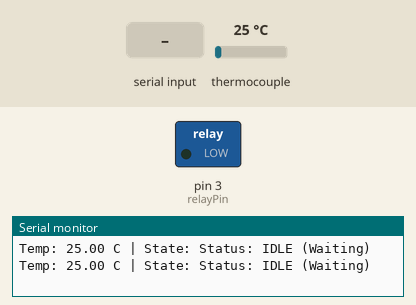
Simulated run of this sketch. Board: Arduino Uno, built with avr-gcc and run on an emulated ATmega328P. Parts: switched loads named in the sketch (green lamp = pin HIGH), the last lines printed to the serial monitor. Inputs (shaded band) come from the test bench; at power-on: thermocouple 25 °C.

Above: at 1.7 s.
1.8 s: "S" received over Serial
At 3.7 s:
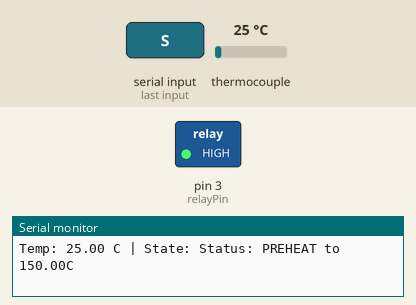
4.0 s: thermocouple set to 146 °C
5.5 s: thermocouple set to 153 °C
7.0 s: thermocouple set to 176 °C
8.7 s: thermocouple set to 185 °C
At 10.0 s:
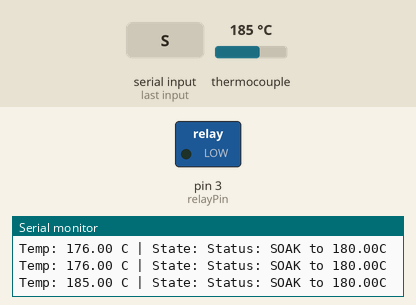
11.0 s: thermocouple set to 6 °C
At 12.8 s:
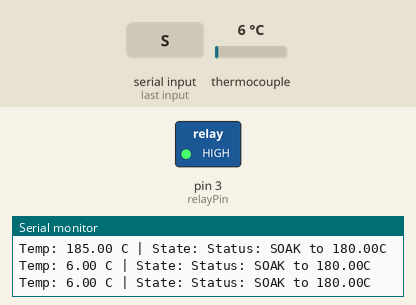
Timing chart, 0 to 14.0 s (numbered marks = the images above; inputs shaded):
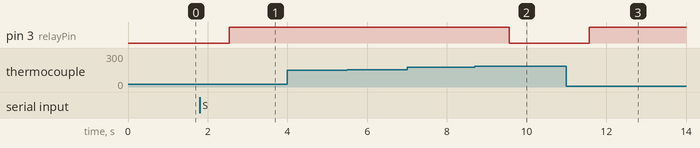

Measured:
- the behaviour switches between 179 and 180 °C on thermocouple (found by bisection; images 1 and 2)
- after the input at 1.8 s, pin 3 (relayPin): LOW → HIGH after 0.74 s
- after the input at 8.7 s, pin 3 (relayPin): HIGH → LOW after 0.87 s
- after the input at 11.0 s, pin 3 (relayPin): LOW → HIGH after 0.57 s

The sketch:

ReflowCode.ino
```cpp
#include "max6675.h"

// --- Pin Definitions ---
int thermoDO = 12;
int thermoCS = 10;
int thermoCLK = 13;
int relayPin = 3;

MAX6675 thermocouple(thermoCLK, thermoCS, thermoDO);

// --- Reflow Profile Parameters (Celsius) ---
const float PREHEAT_TARGET = 150.0;
const float SOAK_TARGET    = 180.0;
const float REFLOW_PEAK    = 245.0;
const float COOL_DOWN_TEMP = 50.0;

const unsigned long SOAK_DURATION   = 90000;  // 90 seconds
const unsigned long REFLOW_DURATION = 45000;  // 45 seconds

// --- State Machine ---
enum State { IDLE, PREHEAT, SOAK, REFLOW, COOLING };
State currentState = IDLE;
unsigned long stateStartTime = 0;

void setup() {
  Serial.begin(9600);
  pinMode(relayPin, OUTPUT);
  digitalWrite(relayPin, LOW);
  delay(500);
  Serial.println("System Ready. Type 'S' in Serial Monitor to Start.");
}

void loop() {
  // Read Temperature in Celsius (Standard for Reflow)
  float currentC = thermocouple.readCelsius();

  // Basic Error Check
  if (isnan(currentC)) {
    digitalWrite(relayPin, LOW);
    currentState = IDLE;
    Serial.println("ERROR: Check Thermocouple!");
    delay(2000);
    return;
  }

  // Handle Serial Input to Start
  if (Serial.available() > 0) {
    char incoming = Serial.read();
    if (incoming == 'S' || incoming == 's') {
      if (currentState == IDLE) {
        currentState = PREHEAT;
        stateStartTime = millis();
        Serial.println("--- STARTING REFLOW ---");
      }
    }
  }

  updateStateMachine(currentC);
  controlHeater(currentC);

  // Status Output
  printStatus(currentC);

  delay(1000);
}

void updateStateMachine(float currentTemp) {
  unsigned long elapsed = millis() - stateStartTime;

  switch (currentState) {
    case PREHEAT:
      if (currentTemp >= PREHEAT_TARGET) {
        currentState = SOAK;
        stateStartTime = millis();
        Serial.println("Entering SOAK phase...");
      }
      break;

    case SOAK:
      if (elapsed >= SOAK_DURATION) {
        currentState = REFLOW;
        stateStartTime = millis();
        Serial.println("Entering REFLOW (Peak) phase...");
      }
      break;

    case REFLOW:
      // Transition to cooling if time is up OR we hit peak safety
      if (elapsed >= REFLOW_DURATION || currentTemp >= REFLOW_PEAK) {
        currentState = COOLING;
        Serial.println("Entering COOLING phase...");
      }
      break;

    case COOLING:
      if (currentTemp <= COOL_DOWN_TEMP) {
        currentState = IDLE;
        Serial.println("--- REFLOW COMPLETE ---");
      }
      break;

    case IDLE:
      // Stay here until 'S' is pressed
      break;
  }
}

void controlHeater(float currentTemp) {
  // Safety: Heater always OFF in IDLE or COOLING
  if (currentState == IDLE || currentState == COOLING) {
    digitalWrite(relayPin, LOW);
    return;
  }

  // Simple On/Off Logic based on target for current state
  float target = 0;
  if (currentState == PREHEAT) target = PREHEAT_TARGET;
  if (currentState == SOAK)    target = SOAK_TARGET;
  if (currentState == REFLOW)  target = REFLOW_PEAK;

  if (currentTemp < target) {
    digitalWrite(relayPin, HIGH);
  } else {
    digitalWrite(relayPin, LOW);
  }
}

void printStatus(float temp) {
  Serial.print("Temp: "); Serial.print(temp); Serial.print(" C | State: ");
 switch (currentState) {
    case IDLE:    Serial.println("Status: IDLE (Waiting)"); break;
    case PREHEAT: Serial.print("Status: PREHEAT to "); Serial.print(PREHEAT_TARGET); Serial.println("C"); break;
    case SOAK:    Serial.print("Status: SOAK to ");    Serial.print(SOAK_TARGET);    Serial.println("C"); break;
    case REFLOW:  Serial.print("Status: REFLOW to ");  Serial.print(REFLOW_PEAK);    Serial.println("C"); break;
    case COOLING: Serial.print("Status: COOLING to "); Serial.print(COOL_DOWN_TEMP); Serial.println("C"); break;
  }
}
```
